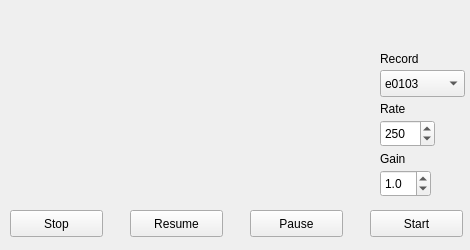
<?xml version="1.0" encoding="UTF-8"?>
<ui version="4.0">
 <class>SimulationRunning</class>
 <widget class="QWidget" name="SimulationRunning">
  <property name="geometry">
   <rect>
    <x>0</x>
    <y>0</y>
    <width>470</width>
    <height>250</height>
   </rect>
  </property>
  <property name="windowTitle">
   <string>Sapien 190</string>
  </property>
  <widget class="QPushButton" name="startButton">
   <property name="geometry">
    <rect>
     <x>370</x>
     <y>210</y>
     <width>93</width>
     <height>27</height>
    </rect>
   </property>
   <property name="text">
    <string>Start</string>
   </property>
  </widget>
  <widget class="QPushButton" name="pauseButton">
   <property name="geometry">
    <rect>
     <x>250</x>
     <y>210</y>
     <width>93</width>
     <height>27</height>
    </rect>
   </property>
   <property name="text">
    <string>Pause</string>
   </property>
  </widget>
  <widget class="QPushButton" name="stopButton">
   <property name="geometry">
    <rect>
     <x>10</x>
     <y>210</y>
     <width>93</width>
     <height>27</height>
    </rect>
   </property>
   <property name="text">
    <string>Stop</string>
   </property>
  </widget>
  <widget class="QPushButton" name="resumeButton">
   <property name="geometry">
    <rect>
     <x>130</x>
     <y>210</y>
     <width>93</width>
     <height>27</height>
    </rect>
   </property>
   <property name="text">
    <string>Resume</string>
   </property>
  </widget>
  <widget class="QDoubleSpinBox" name="gainSpinBox">
   <property name="geometry">
    <rect>
     <x>380</x>
     <y>170</y>
     <width>51</width>
     <height>27</height>
    </rect>
   </property>
   <property name="decimals">
    <number>1</number>
   </property>
   <property name="maximum">
    <double>3.000000000000000</double>
   </property>
   <property name="singleStep">
    <double>0.100000000000000</double>
   </property>
   <property name="value">
    <double>1.000000000000000</double>
   </property>
  </widget>
  <widget class="QSpinBox" name="rateSpinBox">
   <property name="geometry">
    <rect>
     <x>380</x>
     <y>120</y>
     <width>55</width>
     <height>27</height>
    </rect>
   </property>
   <property name="minimum">
    <number>1</number>
   </property>
   <property name="maximum">
    <number>500</number>
   </property>
   <property name="value">
    <number>250</number>
   </property>
  </widget>
  <widget class="QLabel" name="gainLabel">
   <property name="geometry">
    <rect>
     <x>380</x>
     <y>150</y>
     <width>62</width>
     <height>17</height>
    </rect>
   </property>
   <property name="text">
    <string>Gain</string>
   </property>
  </widget>
  <widget class="QLabel" name="rateLabel">
   <property name="geometry">
    <rect>
     <x>380</x>
     <y>100</y>
     <width>62</width>
     <height>17</height>
    </rect>
   </property>
   <property name="text">
    <string>Rate</string>
   </property>
  </widget>
  <widget class="QLabel" name="recordLabel">
   <property name="geometry">
    <rect>
     <x>380</x>
     <y>50</y>
     <width>62</width>
     <height>17</height>
    </rect>
   </property>
   <property name="text">
    <string>Record</string>
   </property>
  </widget>
  <widget class="QComboBox" name="comboBox">
   <property name="geometry">
    <rect>
     <x>380</x>
     <y>70</y>
     <width>85</width>
     <height>27</height>
    </rect>
   </property>
   <item>
    <property name="text">
     <string>e0103</string>
    </property>
   </item>
   <item>
    <property name="text">
     <string>e0104</string>
    </property>
   </item>
  </widget>
 </widget>
 <resources/>
 <connections>
  <connection>
   <sender>rateSpinBox</sender>
   <signal>valueChanged(int)</signal>
   <receiver>SimulationRunning</receiver>
   <slot>on_rate_changed(int)</slot>
   <hints>
    <hint type="sourcelabel">
     <x>430</x>
     <y>130</y>
    </hint>
    <hint type="destinationlabel">
     <x>373</x>
     <y>129</y>
    </hint>
   </hints>
  </connection>
  <connection>
   <sender>gainSpinBox</sender>
   <signal>valueChanged(double)</signal>
   <receiver>SimulationRunning</receiver>
   <slot>on_gain_changed(double)</slot>
   <hints>
    <hint type="sourcelabel">
     <x>425</x>
     <y>188</y>
    </hint>
    <hint type="destinationlabel">
     <x>367</x>
     <y>185</y>
    </hint>
   </hints>
  </connection>
 </connections>
 <slots>
  <slot>on_stopButton_clicked()</slot>
  <slot>on_rate_changed(int)</slot>
  <slot>on_gain_changed(double)</slot>
 </slots>
</ui>
